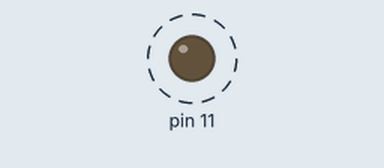
A sketch run on a simulated Arduino Uno, built with avr-gcc and run on an emulated ATmega328P. Parts: output pins drawn as LEDs (lit = HIGH). Dashed ring = blinking. Pins used as bus, display or sensor lines are not drawn.

Above: at 0.3 s.
Timing chart, 0 to 5.8 s (numbered marks = the images above):
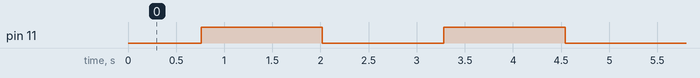

The sketch:

easyDriver.ino
```cpp
int Distance = 0;  // Record the number of steps we've taken

void setup() {
  pinMode(11, OUTPUT);
  pinMode(10, OUTPUT);
  digitalWrite(11, LOW);
  digitalWrite(10, LOW);

}

void loop() {
  digitalWrite(10, HIGH);
  delayMicroseconds(100);
  digitalWrite(10, LOW);
  delayMicroseconds(100);
  Distance = Distance + 1;   // record this step

  // Check to see if we are at the end of our move
  if (Distance == 3600)
  {
    // We are! Reverse direction (invert DIR signal)
    if (digitalRead(11) == LOW)
    {
      digitalWrite(11, HIGH);
    }
    else
    {
      digitalWrite(11, LOW);
    }
    // Reset our distance back to zero since we're
    // starting a new move
    Distance = 0;
    // Now pause for half a second
    delay(500);
  }
}
```

Measured:
- by itself, pin 11: alternates HIGH for 1.3 s and LOW for 1.3 s
